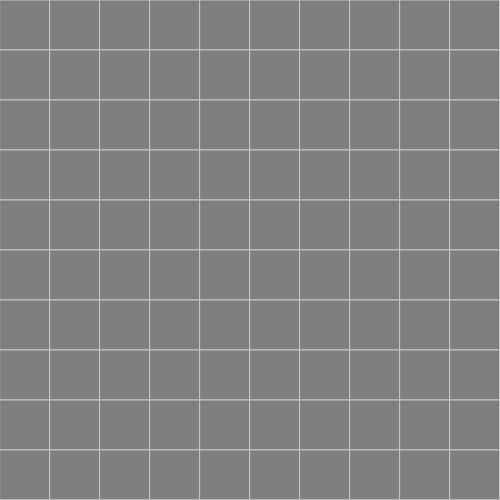
Frame 1 (no input)
Frame 60 (no input): identical to frame 1, image omitted
Frame 120 (the mouse pressed at the canvas centre since frame 60): identical to frame 1, image omitted

The p5.js sketch that drew this single still picture (run headless with seeded random() and noise() and a simulated clock; from frame 60 on, the mouse is pressed at the canvas centre):

// p5.js sketch
// ── sketch.js
let canvasData = {
    canvasWidth: 500,
    canvasHeight: 500
}

let worldData = {    
    worldResolution : 50,
    worldTiles : [this.worldResolution * this.worldResolution]
}

let tileOptions = {
    // defaultTileWidth : canvasData.canvasWidth / worldData.worldResolution,    
    // defaultTileHeight : canvasData.canvasHeight / worldData.worldResolution,
    defaultTileWidth : 50,
    defaultTileHeight : 50,
    defaultTileStroke: 200,
    defaultTileFill: 127,
    defaultTileColor : "grey"
}

let time = 0;

function setup() {
    createCanvas(canvasData.canvasWidth, canvasData.canvasHeight);

    for (let x = 0; x < worldData.worldResolution; x++) {
        for (let y = 0; y < worldData.worldResolution; y++) {
            worldData.worldTiles[(x * worldData.worldResolution) + y] = createWorldTile(tileOptions, createVector(x, y));
        }
    }
}

function draw() {
    background(0);
	for (let index = 0; index < worldData.worldTiles.length; index++) {
        worldData.worldTiles[index].drawTile();
    }

    time += 0.1;
}

// function mouseWheel(event) {
//     console.log(event);
//     for (let index = 0; index < worldData.worldTiles.length; index++) {
//         worldData.worldTiles[index].tilePosition.x += event.deltaY;
//     }
// }

function createWorldTile(tileOptions, tilePositionVector) {    
    let positionVector = createVector(tilePositionVector.x * tileOptions.defaultTileWidth, tilePositionVector.y * tileOptions.defaultTileHeight);
    return {
        tileWidth: tileOptions.defaultTileWidth,
        tileHeight: tileOptions.defaultTileHeight,
        tilePosition: positionVector,
        tileColor: tileOptions.defaultTileColor,
        drawTile : function() {
            fill(127);
            stroke(200);
            rect(this.tilePosition.x, this.tilePosition.y, this.tileWidth, this.tileHeight);
        },
        logTileData: function() {
            console.log(this.tileWidth + ", " + this.tileHeight + ", " + this.tilePosition + ", " + this.tileColor);
        }
    }
}
